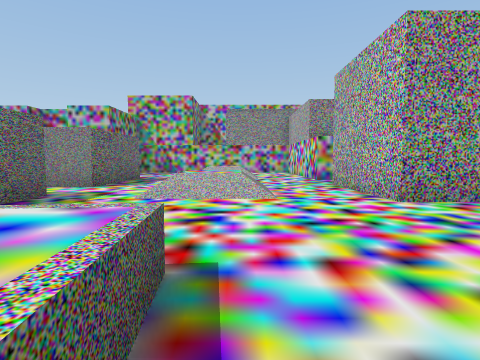
[1] (above)

16 first-person views from a walk through a scene from a Unity 3-D project. The camera is 1.3 m above the floor, tilts 4° down and sees 80° across. The floor is counted in squares, 2 m on a side. Each view is taken from the middle of a square. On the plan, view 1 faces up. The plan holds only what a view shows up to about 9 squares ahead; the rest is blank. The place goes on beyond the plan. Some animated figures are not drawn.

[2]
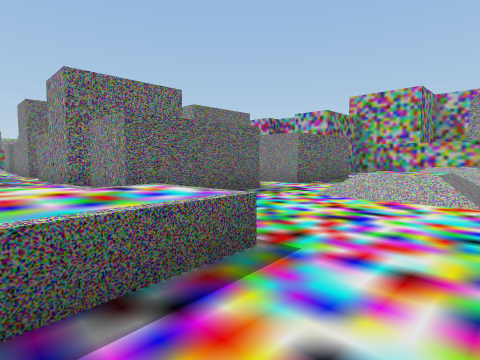

[3]
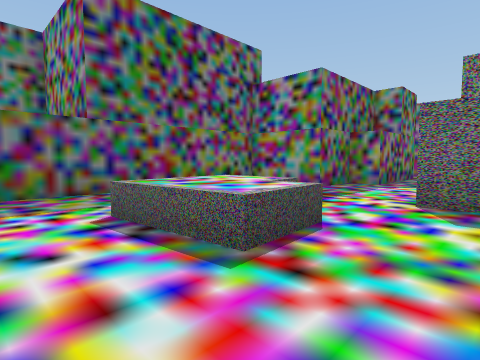

[4]
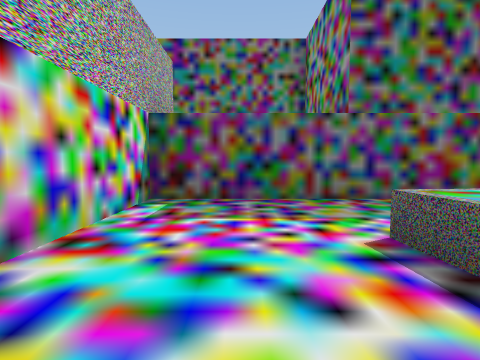

[5]
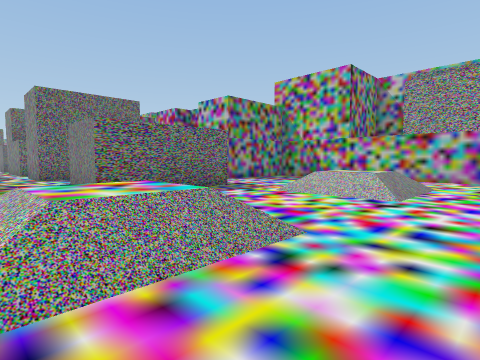

[6]
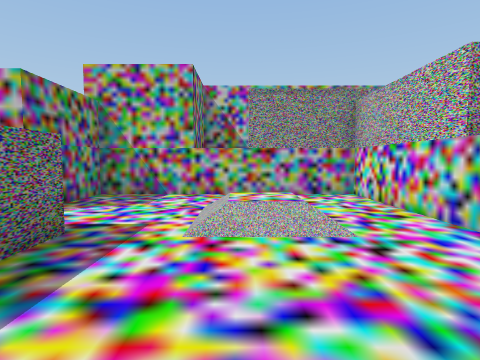

[7]
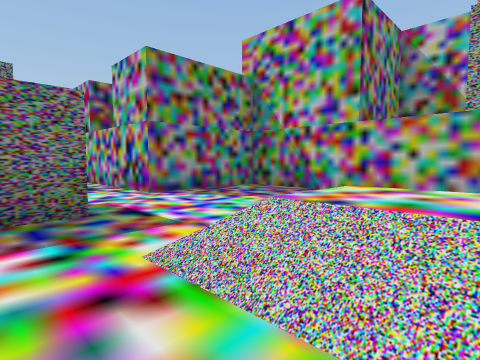

[8]
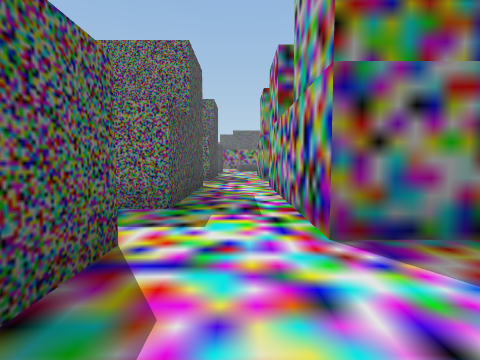

[9]
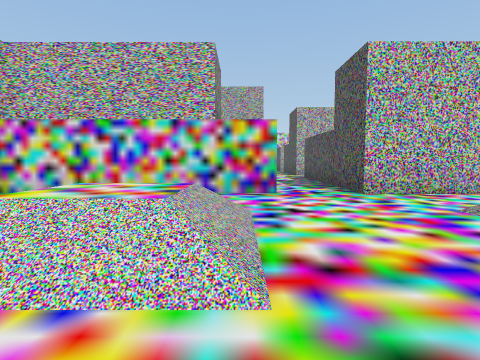

[10]
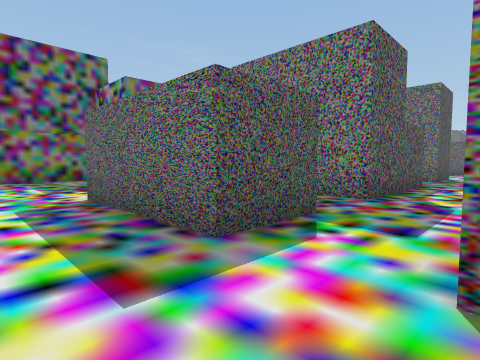

[11]
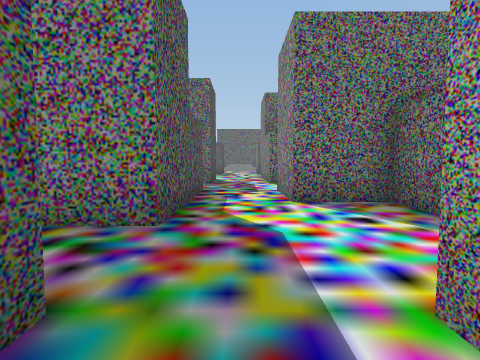

[12]
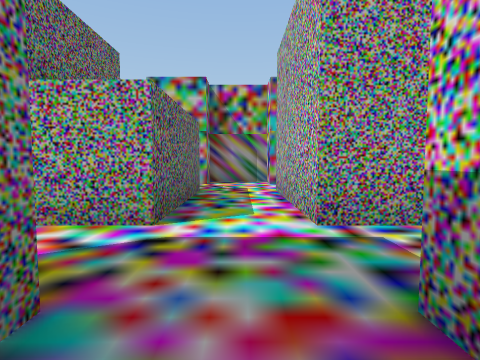

[13]
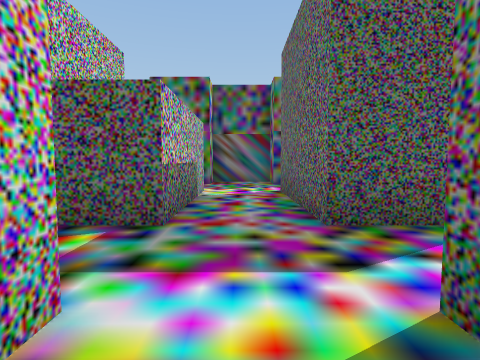

[14]
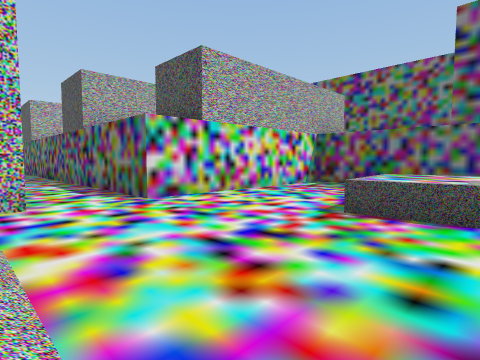

[15]
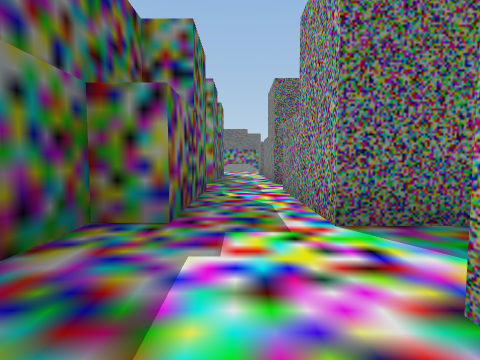

[16]
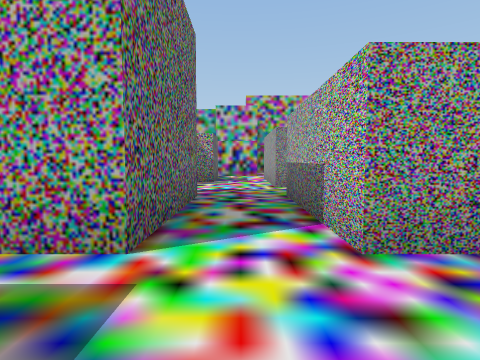

### Floor plan
Key: @ floor where view 1 was taken; # wall or solid block; . main floor; : floor 0.75 m higher than the main floor; + floor 2.75 m higher than the main floor; / step, stairs or slope; ^ raised ledge.
Columns run from 12 left of view 1 to 7 right of it. Each row starts with its distance up from view 1.
 18           ##
 17          #
 16          #
 15       ####+/####
 14       #.... ...#
 13 ###   #.... ...#
 12 #.#####....//..#
 11 ...........:/..## #
 10 #.####.##..//..   #
  9 #.####.##..........
  8 #.##...##..........
  7 #.##...##..//..####
  6 ...........:/..##
  5 #.####.##..//..##
  4 #.#  #.##...........
  3 #.#  #.##...........
  2 #.####.##......   ##
  1 ...........^...## #
  0 #.####....^^@..#
 -1 ###  ##... ....#
 -2       #... ....#
 -3       ######///#
 -4            #   #
 -5            #
 -6            #####

Where each view was taken, in squares from view 1:
view 1: 0 up, 0 right, facing up
view 2: 0 up, 1 right, facing up-left
view 3: 3 up, 1 right, facing down-left
view 4: 2 up, 1 right, facing down
view 5: 5 up, 2 right, facing up-left
view 6: 6 up, 1 left, facing up
view 7: 9 up, 0 right, facing up-left
view 8: 11 up, 3 left, facing left
view 9: 10 up, 3 left, facing right
view 10: 7 up, 2 left, facing down-left
view 11: 6 up, 4 left, facing left
view 12: 4 up, 11 left, facing up
view 13: 8 up, 11 left, facing down
view 14: 5 up, 2 left, facing down-right
view 15: 1 up, 4 left, facing left
view 16: 0 up, 6 left, facing up
